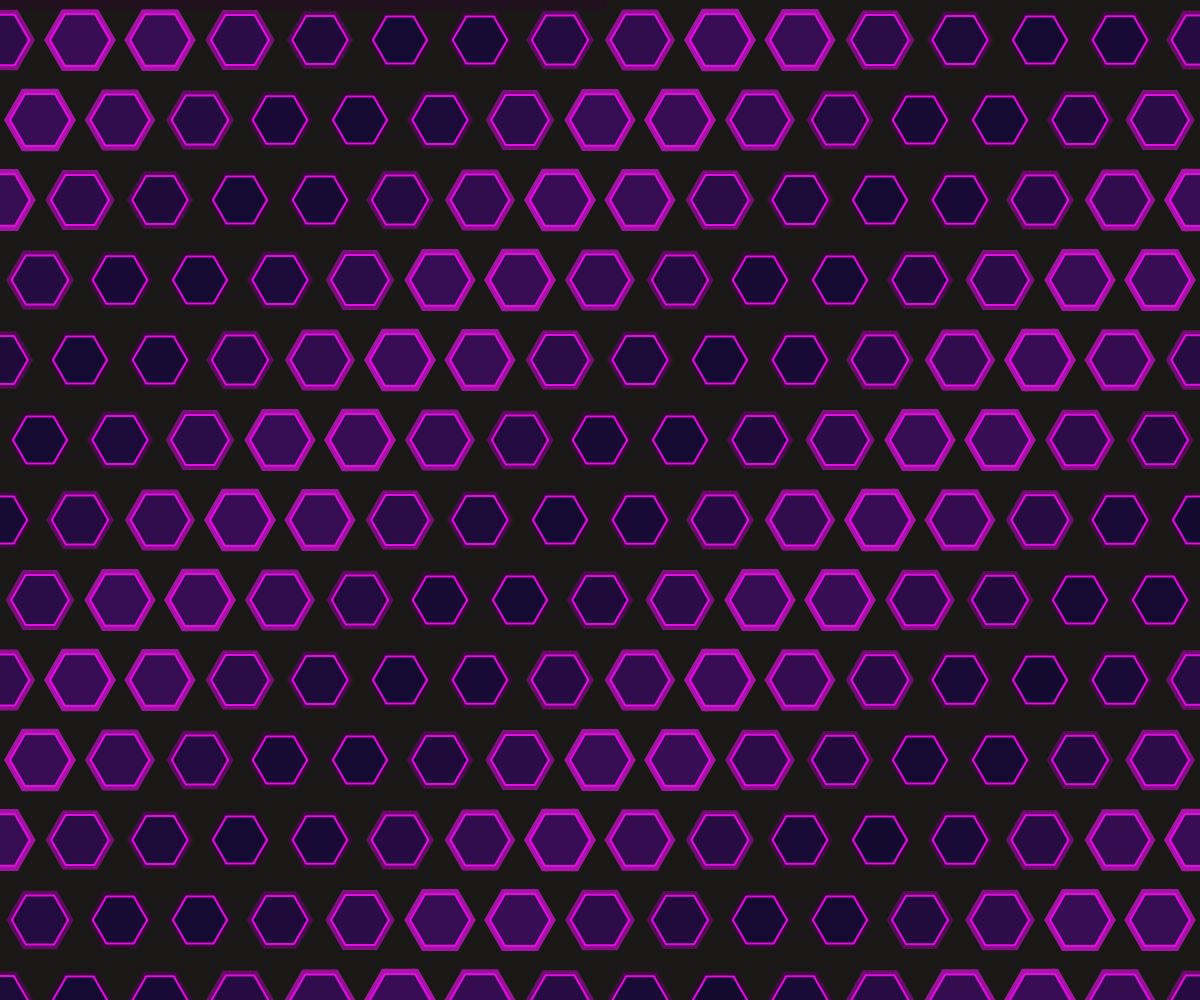
Frame 1 (no input)
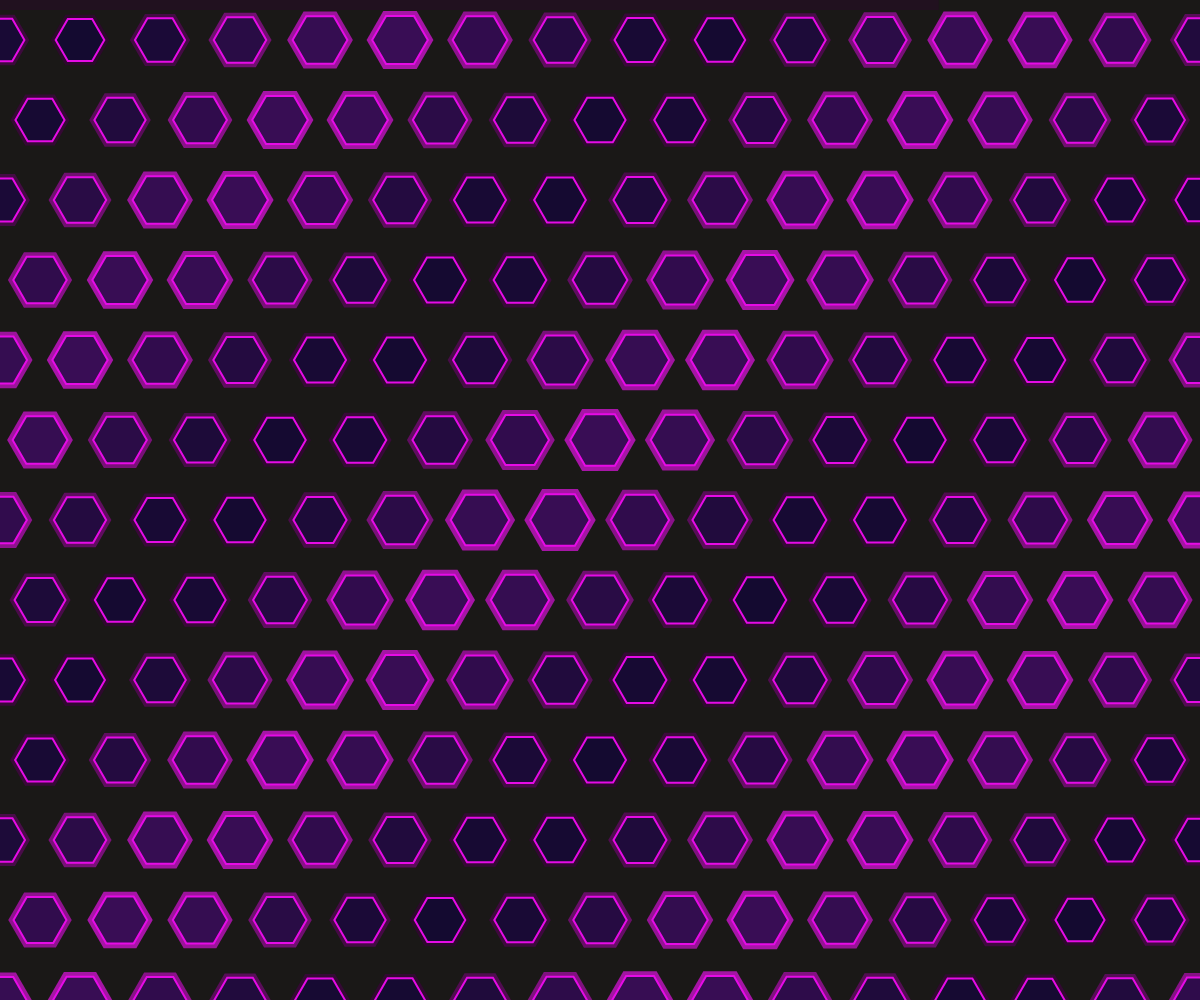
Frame 60 (no input)
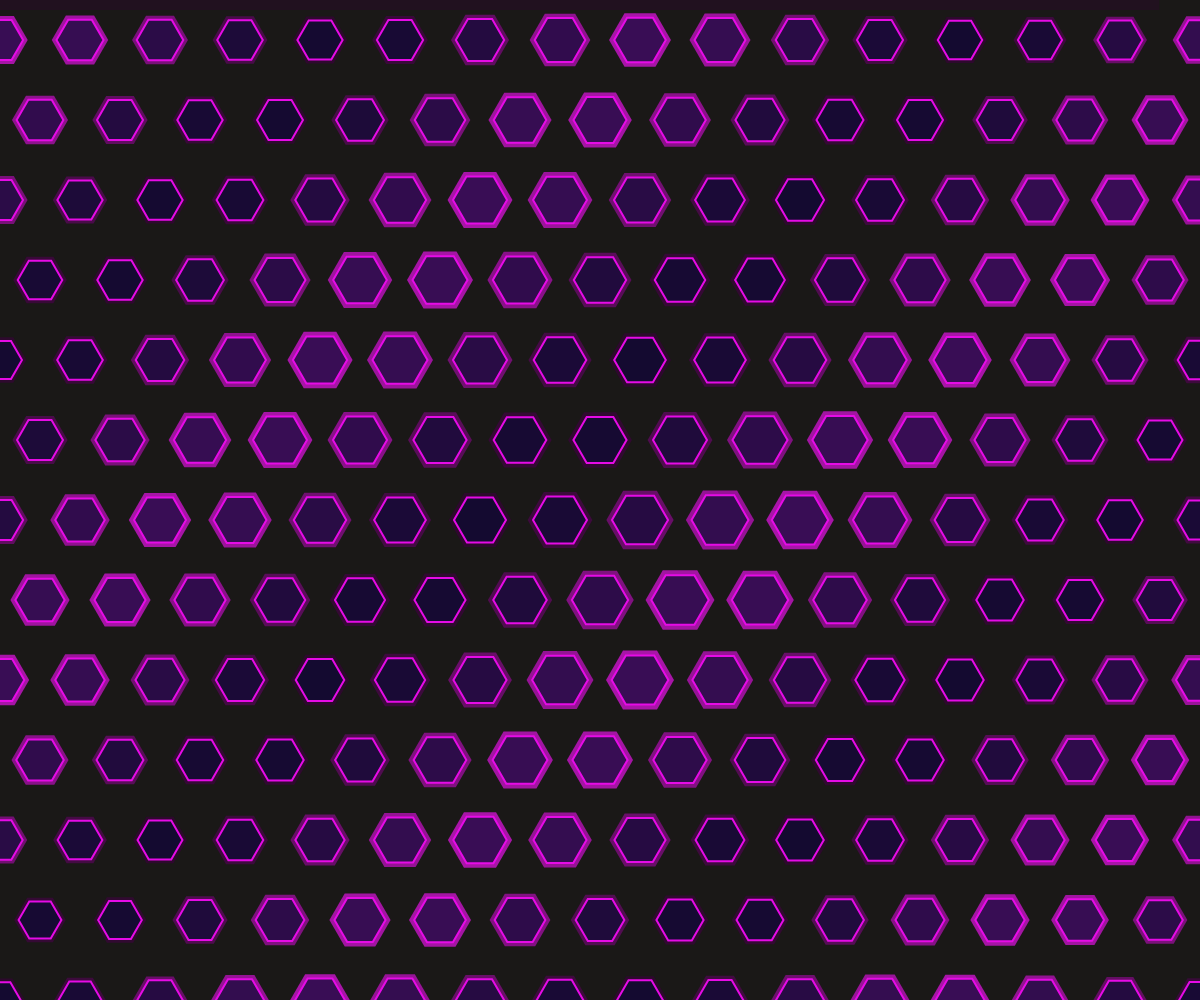
Frame 120 (the mouse pressed at the canvas centre since frame 60)

The p5.js sketch that drew these frames (run headless with seeded random() and noise() and a simulated clock; from frame 60 on, the mouse is pressed at the canvas centre):

// p5.js sketch
// ── sketch.js
let hexagons = [];
let time = 0;
let decayProgress = 0;

function setup() {
  createCanvas(windowWidth, windowHeight);
  colorMode(HSB, 360, 100, 100, 1);
  
  // Generate hexagonal lattice
  let spacing = 80;
  let cols = Math.ceil(width / spacing) + 2;
  let rows = Math.ceil(height / spacing) + 2;
  
  for (let j = 0; j < rows; j++) {
    for (let i = 0; i < cols; i++) {
      let x = i * spacing - spacing/2;
      let y = j * spacing - spacing/2;
      // Offset every other row
      if (j % 2 === 1) x += spacing/2;
      
      hexagons.push({
        x: x,
        y: y,
        size: 30,
        originalSize: 30,
        decay: 0,
        isActive: true
      });
    }
  }
}

function draw() {
  background(15, 10, 10);
  
  time += 0.02;
  decayProgress = (sin(time * 0.5) + 1) / 2;
  
  // Draw hexagons with pulsing effect
  for (let h of hexagons) {
    if (!h.isActive) continue;
    
    let pulse = sin(time * 3 + h.x * 0.01 + h.y * 0.01) * 0.5 + 0.5;
    let glow = map(pulse, 0, 1, 20, 80);
    let size = h.size * (1 - h.decay) * (0.9 + pulse * 0.1);
    
    push();
    translate(h.x, h.y);
    
    // Create pulsing glow effect
    noStroke();
    fill(300, 90, glow, 0.8);
    beginShape();
    for (let i = 0; i < 6; i++) {
      let angle = TWO_PI * i / 6;
      let px = cos(angle) * size * 1.2;
      let py = sin(angle) * size * 1.2;
      vertex(px, py);
    }
    endShape(CLOSE);
    
    // Draw hexagon
    stroke(300, 95, 90);
    strokeWeight(2);
    fill(240, 80, 20, 0.7);
    beginShape();
    for (let i = 0; i < 6; i++) {
      let angle = TWO_PI * i / 6;
      let px = cos(angle) * size;
      let py = sin(angle) * size;
      vertex(px, py);
    }
    endShape(CLOSE);
    
    pop();
    
    // Apply decay from edges inward
    let distToCenter = dist(h.x, h.y, width/2, height/2);
    let maxDist = dist(0, 0, width/2, height/2) * 1.5;
    let edgeDecay = map(distToCenter, 0, maxDist, 0, 1);
    
    // Decay effect
    h.decay = lerp(h.decay, edgeDecay * decayProgress, 0.005);
    
    if (h.decay > 0.98) {
      h.isActive = false;
    }
  }
  
  // Visualize decay progress
  noStroke();
  fill(300, 100, 20, 0.3);
  rect(0, 0, width * decayProgress, 10);
}

function windowResized() {
  resizeCanvas(windowWidth, windowHeight);
}
